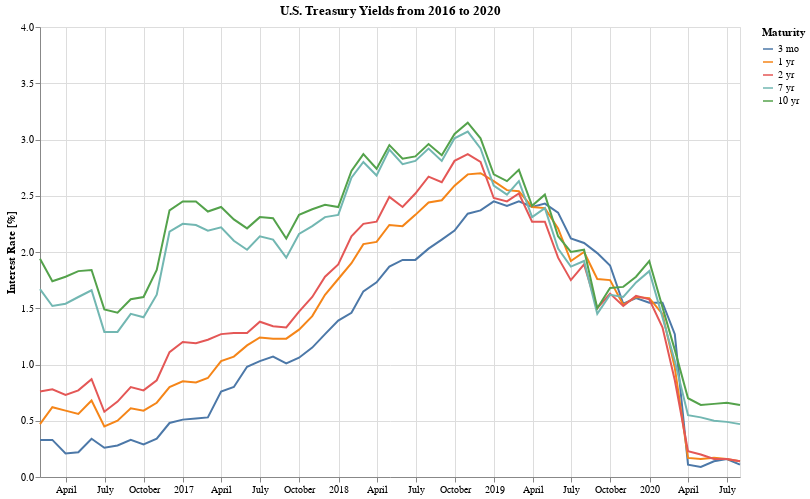

Notebook source saved alongside this figure:
### Markdown cell above
## How do the interest rates look for the past 4 years (by instrument)?

### Code cell
years = range(2016, 2021)
fields = ['Date', '3 mo', '1 yr', '2 yr', '7 yr', '10 yr']

dfm = fetchTsRates(years)[fields].melt(id_vars='Date', var_name='Maturity')

alt.Chart(dfm).mark_line().encode(
    alt.X('Date:T', axis=alt.Axis(title='')),
    alt.Y('value:Q',
          axis=alt.Axis(title='Interest Rate [%]'),
          scale=alt.Scale(domain=[np.floor(dfm['value'].apply(float).min()), np.ceil(dfm['value'].apply(float).max())])),
    alt.Color('Maturity:N', sort=fields[1:]),
    tooltip=[alt.Tooltip('Date:T', format='%b %Y'), alt.Tooltip('Maturity:N'), alt.Tooltip('value:Q')]
).properties(
    title='U.S. Treasury Yields from {y1} to {y2}'.format(y1=min(years), y2=max(years)),
    height=450,
    width=700,
    background='white'
)

### Figure 1 — Vega-Lite specification as saved in the notebook (floating-point values rounded to 4 significant figures; data arrays with more than 128 entries replaced by an {"elided": "..."} marker saying what was removed)
{"config": {"view": {"continuousWidth": 400, "continuousHeight": 300}}, "data": {"name": "data-50fc0fbd523b718e5b07998ba052eaff"}, "mark": "line", "background": "white", "encoding": {"color": {"type": "nominal", "field": "Maturity", "sort": ["3 mo", "1 yr", "2 yr", "7 yr", "10 yr"]}, "tooltip": [{"type": "temporal", "field": "Date", "format": "%b %Y"}, {"type": "nominal", "field": "Maturity"}, {"type": "quantitative", "field": "value"}], "x": {"type": "temporal", "axis": {"title": ""}, "field": "Date"}, "y": {"type": "quantitative", "axis": {"title": "Interest Rate [%]"}, "field": "value", "scale": {"domain": [0.0, 4.0]}}}, "height": 450, "title": "U.S. Treasury Yields from 2016 to 2020", "width": 700, "$schema": "https://vega.github.io/schema/vega-lite/v4.8.1.json", "datasets": {"data-50fc0fbd523b718e5b07998ba052eaff": {"elided": "275 records"}}}
